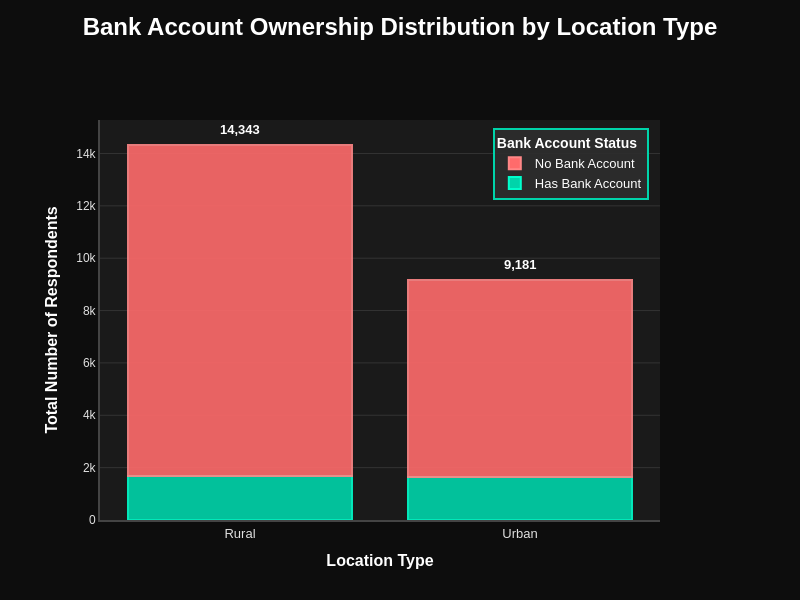

The code cell stored with this chart in its notebook:
### Code cell
import plotly.graph_objects as go
import pandas as pd

# Calculate detailed statistics by location type
location_detailed = df.groupby('location_type').agg({
    'bank_account': ['sum', 'count', 'mean']
}).reset_index()

# Flatten column names
location_detailed.columns = ['location_type', 'has_account', 'total_count', 'percentage']
location_detailed['no_account'] = location_detailed['total_count'] - location_detailed['has_account']
location_detailed['percentage'] = location_detailed['percentage'] * 100
location_detailed['no_account_pct'] = 100 - location_detailed['percentage']

# Sort by total count
location_detailed = location_detailed.sort_values('total_count', ascending=False)

# Create stacked bar chart
fig = go.Figure()

# Add bar for those WITH bank account
fig.add_trace(go.Bar(
    name='Has Bank Account',
    x=location_detailed['location_type'],
    y=location_detailed['has_account'],
    marker=dict(
        color='#00d4aa',
        line=dict(color='#00ffcc', width=2),
        opacity=0.9
    ),
    hovertemplate=(
        '<b style="font-size:14px">%{x}</b><br><br>' +
        '<span style="color:#00d4aa">● Has Bank Account</span><br>' +
        'Count: <b>%{y:,}</b><br>' +
        'Percentage: <b>%{customdata:.1f}%</b><br>' +
        '<extra></extra>'
    ),
    customdata=location_detailed['percentage']
))

# Add bar for those WITHOUT bank account
fig.add_trace(go.Bar(
    name='No Bank Account',
    x=location_detailed['location_type'],
    y=location_detailed['no_account'],
    marker=dict(
        color='#ff6b6b',
        line=dict(color='#ff8787', width=2),
        opacity=0.9
    ),
    hovertemplate=(
        '<b style="font-size:14px">%{x}</b><br><br>' +
        '<span style="color:#ff6b6b">● No Bank Account</span><br>' +
        'Count: <b>%{y:,}</b><br>' +
        'Percentage: <b>%{customdata:.1f}%</b><br>' +
        '<extra></extra>'
    ),
    customdata=location_detailed['no_account_pct']
))

# Add total count annotations on top of bars
annotations = []
for idx, row in location_detailed.iterrows():
    annotations.append(
        dict(
            x=row['location_type'],
            y=row['total_count'],
            text=f"<b>{row['total_count']:,}</b>",
            showarrow=False,
            yshift=15,
            font=dict(size=13, color='#ffffff', family='Arial, sans-serif')
        )
    )

# Update layout for dark theme professional dashboard
fig.update_layout(
    title=dict(
        text='<b>Bank Account Ownership Distribution by Location Type</b>',
        font=dict(size=24, color='#ffffff', family='Arial, sans-serif'),
        x=0.5,
        xanchor='center',
        y=0.97,
        yanchor='top'
    ),
    xaxis=dict(
        title=dict(
            text='<b>Location Type</b>',
            font=dict(size=16, color='#ffffff'),
        ),
        
        tickfont=dict(size=13, color='#e0e0e0'),
        showgrid=False,
        showline=True,
        linewidth=2,
        linecolor='#444444',
        zeroline=False
    ),
    yaxis=dict(
        title=dict(
            text='<b>Total Number of Respondents</b>',
            font=dict(size=16, color='#ffffff'),
        ),
        
        tickfont=dict(size=12, color='#e0e0e0'),
        showgrid=True,
        gridcolor='#333333',
        gridwidth=1,
        showline=True,
        linewidth=2,
        linecolor='#444444',
        zeroline=False
    ),
    barmode='stack',
    plot_bgcolor='#1a1a1a',
    paper_bgcolor='#0d0d0d',
    hovermode='closest',
    hoverlabel=dict(
        bgcolor='#2d2d2d',
        font_size=13,
        font_family='Arial, sans-serif',
        bordercolor='#00d4aa'
    ),
    showlegend=True,
    legend=dict(
        title=dict(
            text='<b>Bank Account Status</b>', 
            font=dict(size=14, color='#ffffff')
        ),
        orientation='v',
        yanchor='top',
        y=0.98,
        xanchor='right',
        x=0.98,
        bgcolor='rgba(45, 45, 45, 0.95)',
        bordercolor='#00d4aa',
        borderwidth=2,
        font=dict(size=13, family='Arial, sans-serif', color='#ffffff')
    ),
    margin=dict(l=100, r=140, t=120, b=80),
    font=dict(family='Arial, sans-serif', color='#ffffff'),
    height=600,
    width=800,
    annotations=annotations
)

# Save as standalone HTML file
fig.write_html('bank_account_ownership_distribution_by_location.html')

# Display the figure
fig.show()

### Figure 1 — Plotly figure (JSON) as saved in the notebook; plotly's stock layout.template omitted (floating-point values rounded to 4 significant figures)
{"data": [{"customdata": [11.65, 17.87], "hovertemplate": "<b style=\"font-size:14px\">%{x}</b><br><br><span style=\"color:#00d4aa\">● Has Bank Account</span><br>Count: <b>%{y:,}</b><br>Percentage: <b>%{customdata:.1f}%</b><br><extra></extra>", "marker": {"color": "#00d4aa", "line": {"color": "#00ffcc", "width": 2}, "opacity": 0.9}, "name": "Has Bank Account", "type": "bar", "x": ["Rural", "Urban"], "y": [1671, 1641]}, {"customdata": [88.35, 82.13], "hovertemplate": "<b style=\"font-size:14px\">%{x}</b><br><br><span style=\"color:#ff6b6b\">● No Bank Account</span><br>Count: <b>%{y:,}</b><br>Percentage: <b>%{customdata:.1f}%</b><br><extra></extra>", "marker": {"color": "#ff6b6b", "line": {"color": "#ff8787", "width": 2}, "opacity": 0.9}, "name": "No Bank Account", "type": "bar", "x": ["Rural", "Urban"], "y": [12672, 7540]}], "layout": {"annotations": [{"font": {"color": "#ffffff", "family": "Arial, sans-serif", "size": 13}, "showarrow": false, "text": "<b>14,343</b>", "x": "Rural", "y": 14343, "yshift": 15}, {"font": {"color": "#ffffff", "family": "Arial, sans-serif", "size": 13}, "showarrow": false, "text": "<b>9,181</b>", "x": "Urban", "y": 9181, "yshift": 15}], "barmode": "stack", "font": {"color": "#ffffff", "family": "Arial, sans-serif"}, "height": 600, "hoverlabel": {"bgcolor": "#2d2d2d", "bordercolor": "#00d4aa", "font": {"family": "Arial, sans-serif", "size": 13}}, "hovermode": "closest", "legend": {"bgcolor": "rgba(45, 45, 45, 0.95)", "bordercolor": "#00d4aa", "borderwidth": 2, "font": {"color": "#ffffff", "family": "Arial, sans-serif", "size": 13}, "orientation": "v", "title": {"font": {"color": "#ffffff", "size": 14}, "text": "<b>Bank Account Status</b>"}, "x": 0.98, "xanchor": "right", "y": 0.98, "yanchor": "top"}, "margin": {"b": 80, "l": 100, "r": 140, "t": 120}, "paper_bgcolor": "#0d0d0d", "plot_bgcolor": "#1a1a1a", "showlegend": true, "title": {"font": {"color": "#ffffff", "family": "Arial, sans-serif", "size": 24}, "text": "<b>Bank Account Ownership Distribution by Location Type</b>", "x": 0.5, "xanchor": "center", "y": 0.97, "yanchor": "top"}, "width": 800, "xaxis": {"linecolor": "#444444", "linewidth": 2, "showgrid": false, "showline": true, "tickfont": {"color": "#e0e0e0", "size": 13}, "title": {"font": {"color": "#ffffff", "size": 16}, "text": "<b>Location Type</b>"}, "zeroline": false}, "yaxis": {"gridcolor": "#333333", "gridwidth": 1, "linecolor": "#444444", "linewidth": 2, "showgrid": true, "showline": true, "tickfont": {"color": "#e0e0e0", "size": 12}, "title": {"font": {"color": "#ffffff", "size": 16}, "text": "<b>Total Number of Respondents</b>"}, "zeroline": false}}}
